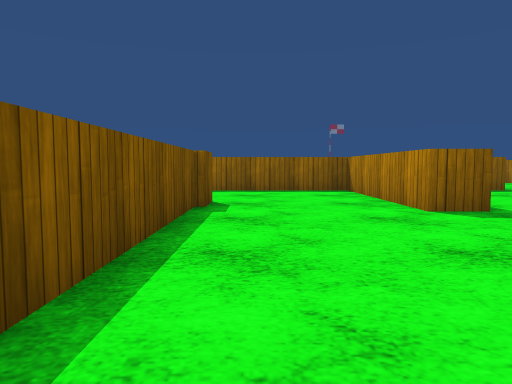
View 1 (above)

24 first-person views from a walk through a 3-D level made in the Unity game engine. The camera is 0.72 m above the floor, tilts 4° down and sees 70° across. The floor is counted in squares, 1 m on a side. Each view is taken from the middle of a square. On the plan, view 1 faces up. The plan holds only what a view shows up to about 11 squares ahead; the rest is blank. The place goes on beyond the plan. Surface patterns are stand-ins for the level's own textures.

View 2
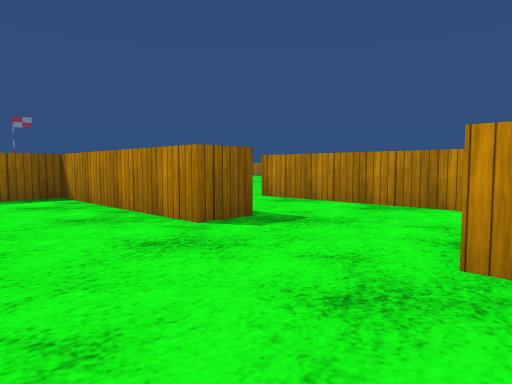

View 3
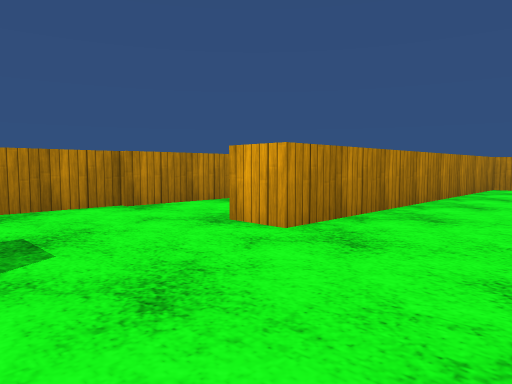

View 4
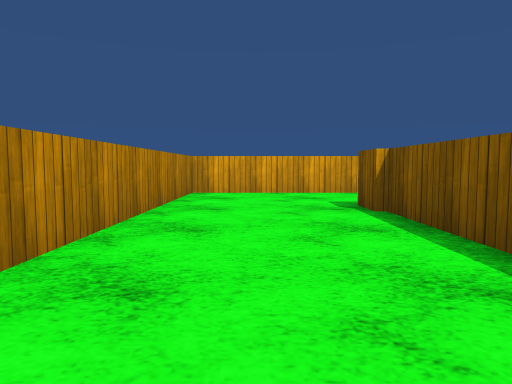

View 5
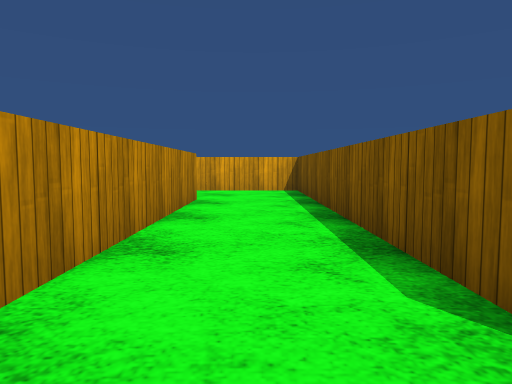

View 6
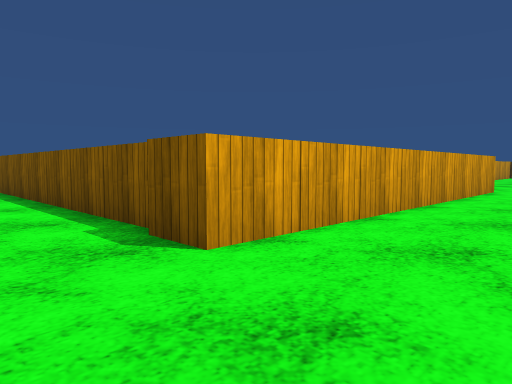

View 7
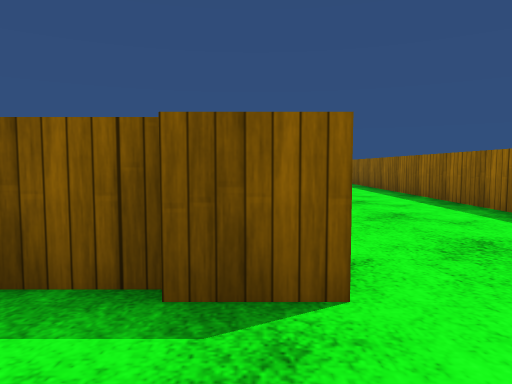

View 8
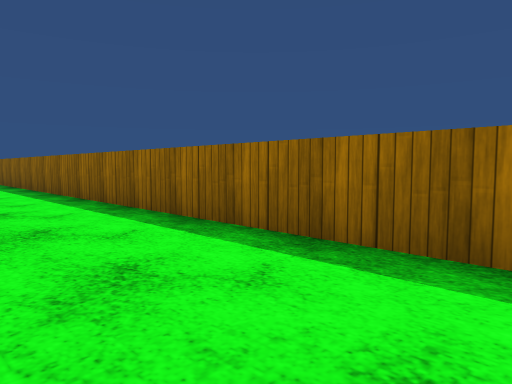

View 9
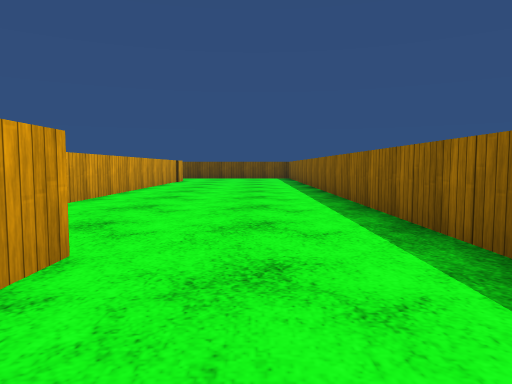

View 10
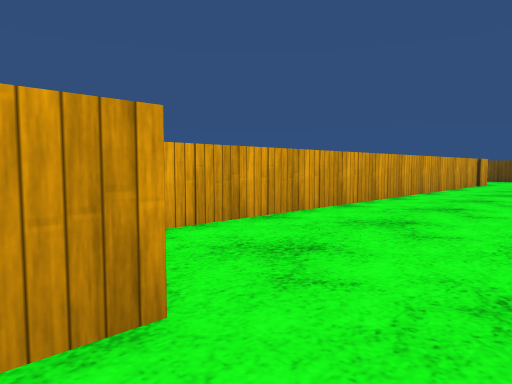

View 11
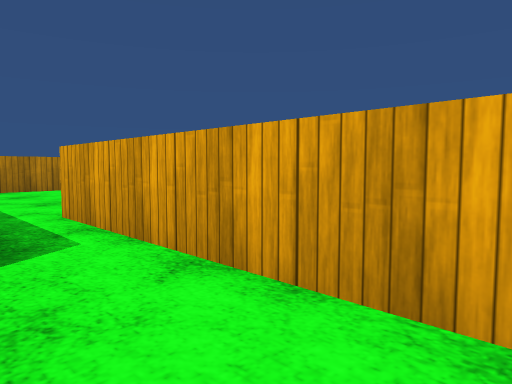

View 12
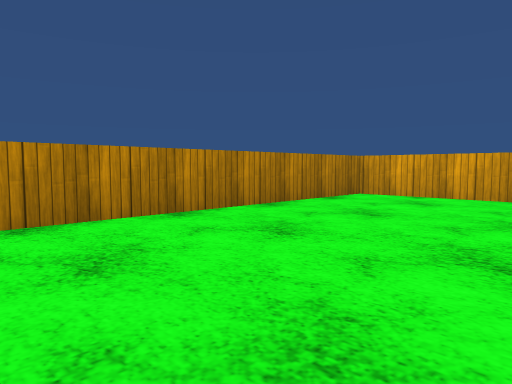

View 13
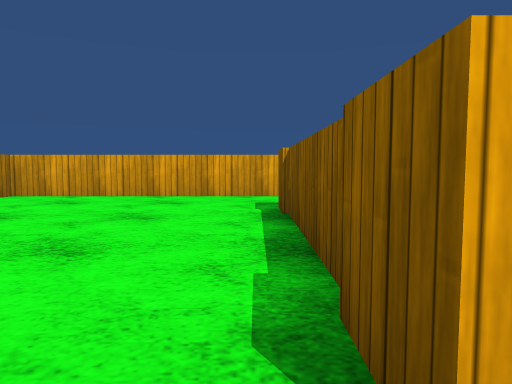

View 14
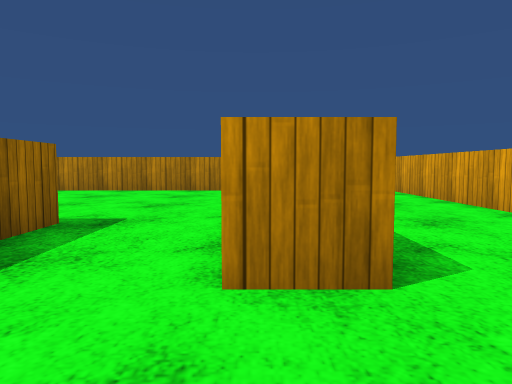

View 15
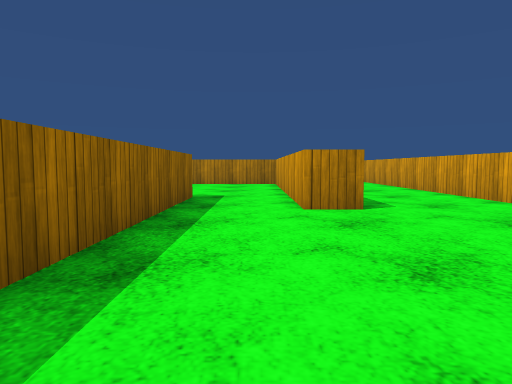

View 16
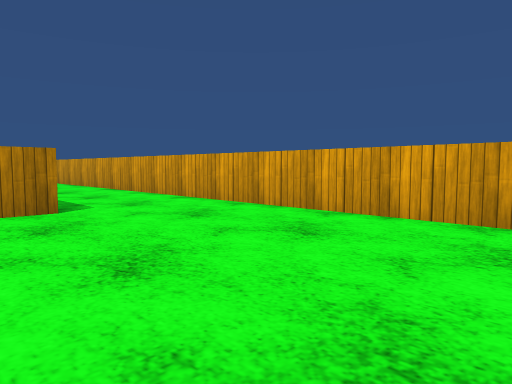

View 17
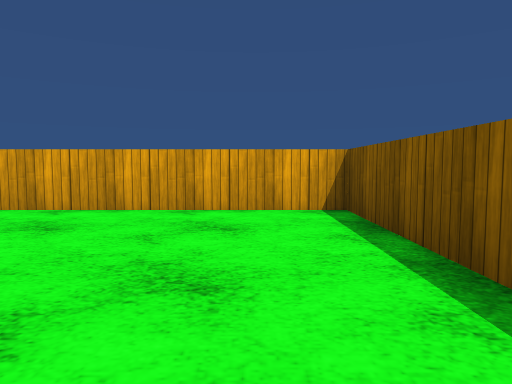

View 18
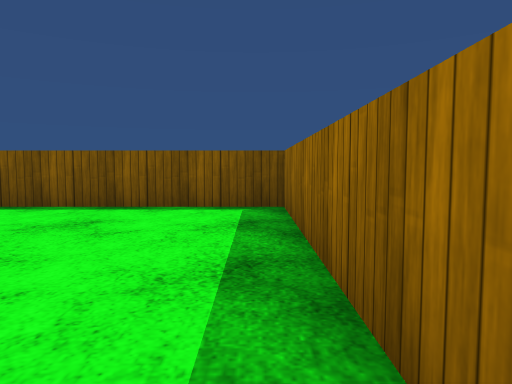

View 19
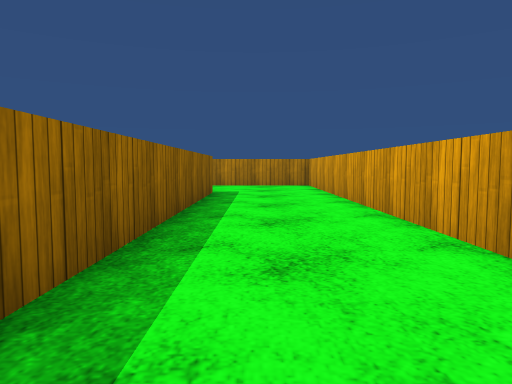

View 20
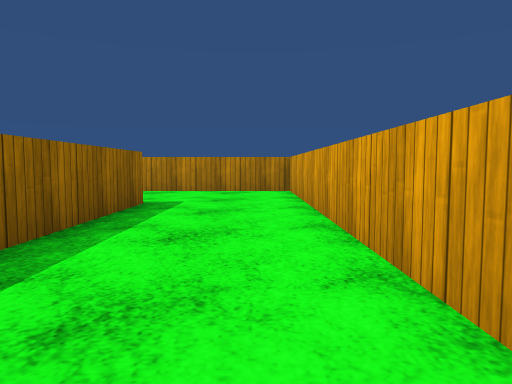

View 21
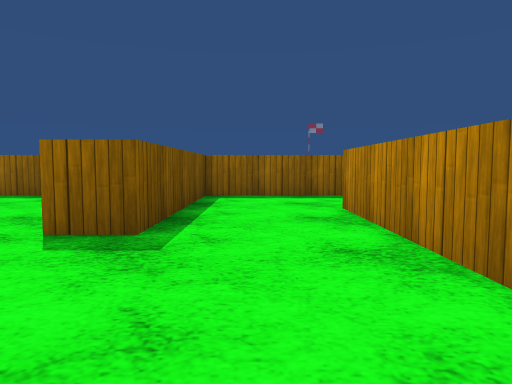

View 22
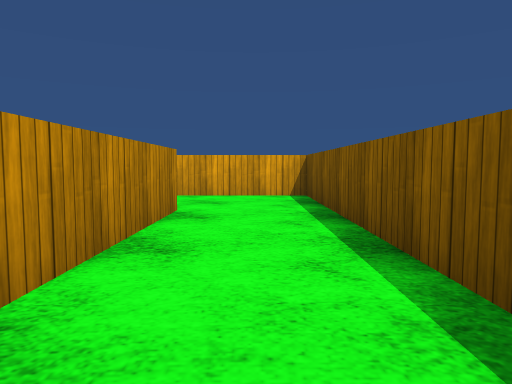

View 23
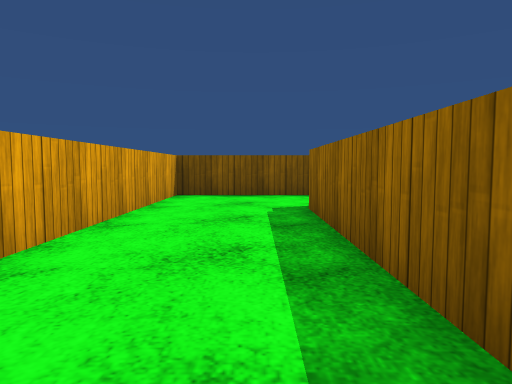

View 24
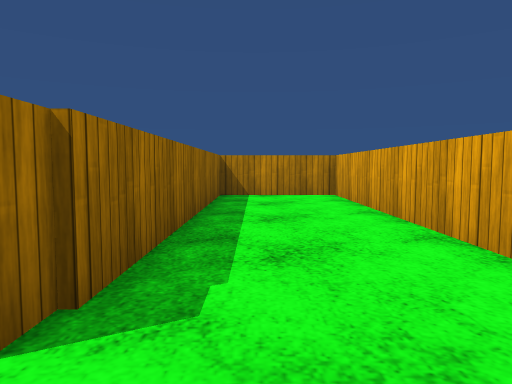

### Floor plan
Points are (right, up) in squares from view 1. A wall is a line through its corners. A room is listed if a view was taken in it or the views show most of it. See-through windows are left out.
Room 1 (views 1, 2, 3, 4, 5, 6, 7, 8, 9, 10, 11, 20, 21, 22, 23, 24)
walls: (-1.1, 6.5) (-1.1, -2.9); (3.7, 2.2) (3.7, -7) (14.2, -7) (14.2, -4.1) (6.3, -4.1) (6.3, 3); (-0.9, -2.8) (-0.9, -3.8) (-9.4, -3.8); (6.5, 2.9) (6.5, 8.4); (-2.5, 11) (-19, 11); (6.4, 11) (3.7, 11) (3.7, 5.8) (2.7, 5.8) (2.7, 11) (-1.4, 11); (-11, 7.5) (-0.9, 7.5) (-0.9, 6.5); (-11.5, -7) (2.7, -7) (2.7, 2.8) (3.8, 2.8); (-21.9, 5.3) (-10.4, 5.3)
ways out: opening at (-9.5, 6) to room 2; opening at (-11.5, -5.5) to room 3; opening at (7, 9.5)
Room 2 (views 12, 13)
walls: (-8.4, 3.9) (-8.4, -0.5); (-8.5, -2.8) (-2.1, -2.8) (-2.1, 5.2); (-10.4, 5.3) (-8.4, 5.3) (-8.4, 4.2)
ways out: opening at (-9.5, 6) to room 1; opening at (-9.5, -1.5) to room 3
Room 3 (views 14, 15, 16, 17, 18, 19)
walls: (-10.9, -3.9) (-10.9, -2.8) (-8.5, -2.8); (-8.4, -0.5) (-18.5, -0.5) (-18.5, -7) (-11.5, -7)
ways out: opening at (-11.5, -5.5) to room 1; opening at (-9.5, -1.5) to room 2

Where each view was taken, in squares from view 1:
view 1: 0 up, 0 right, facing up
view 2: 2 up, 0 right, facing up-right
view 3: 6 up, 0 right, facing down-right
view 4: 3 up, 1 right, facing down
view 5: 4 up, 5 right, facing down
view 6: 10 up, 1 right, facing down-left
view 7: 7 up, 1 right, facing left
view 8: 8 up, 2 left, facing up-left
view 9: 9 up, 8 left, facing left
view 10: 9 up, 10 left, facing down-left
view 11: 7 up, 14 left, facing down-right
view 12: 6 up, 7 left, facing down-right
view 13: 6 up, 8 left, facing down
view 14: 3 down, 13 left, facing right
view 15: 2 down, 17 left, facing right
view 16: 2 down, 17 left, facing down-right
view 17: 1 down, 17 left, facing down
view 18: 1 down, 12 left, facing left
view 19: 5 down, 11 left, facing right
view 20: 6 down, 8 left, facing right
view 21: 2 up, 5 right, facing up
view 22: 2 up, 5 right, facing down
view 23: 5 down, 13 right, facing left
view 24: 5 down, 5 right, facing right
